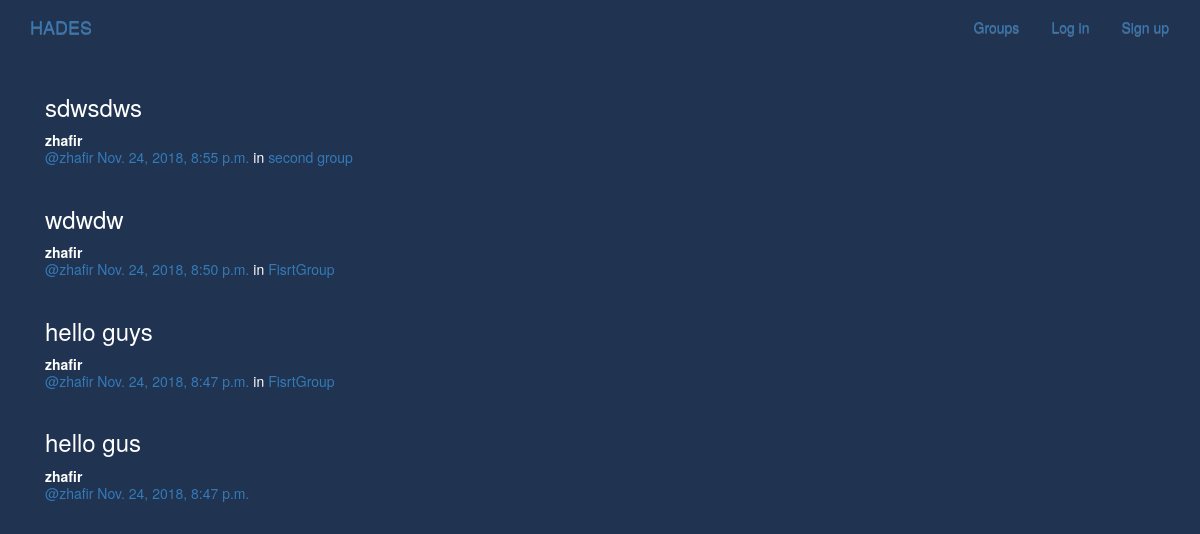
/posts/, run on the app's committed database.
### posts/models.py (models this page shows, shortened)
class Post(models.Model):
    user = models.ForeignKey(User, related_name="posts")
    created_at = models.DateTimeField(auto_now=True)
    message = models.TextField()
    message_html = models.TextField(editable=False)
    group = models.ForeignKey(Group, related_name="posts",null=True, blank=True)
    class Meta:
        ordering = ["-created_at"]
        unique_together = ["user", "message"]

### groups/models.py (models this page shows, shortened)
class Group(models.Model):
    name = models.CharField(max_length=255,unique=True)
    slug = models.SlugField(allow_unicode=True,unique=True)
    description = models.TextField(blank=True,default='')
    description_html = models.TextField(editable=False,default='',blank=True)
    members = models.ManyToManyField(User,through='GroupMember')
    class Meta:
        ordering = ['name']

### posts/views.py (the view)
class PostList(SelectRelatedMixin, generic.ListView):
    model = models.Post
    select_related = ("user", "group")

### posts/templates/posts/post_list.html (shortened to what this page needs)
{% extends "posts/post_base.html" %}
{% block post_content %}
<div class="col-md-8">
	{% for post in post_list %}
  {% include "posts/_post.html" %}
	{% endfor %}
</div>
{% endblock %}

### posts/templates/posts/_post.html (shortened to what this page needs)
<div class="post media">
	<h3>{{ post.message_html|safe }}</h3>
	<div class="media-body">
		<strong>{{ post.user.username }}</strong>
		<h5 class="media-heading">
			<span class="username"><a href="{% url 'posts:for_user' username=post.user.username %}">@{{ post.user.username }}</a></span>
			<time class="time"><a href="{% url 'posts:single' username=post.user.username pk=post.pk %}">{{ post.created_at }}</a></time>
			{% if post.group %}
			<span class="group-name">in <a href="#">{{ post.group.name }}</a></span>
			{% endif %}
		</h5>
	</div>
</div>

### static/blackmilk/css/master.css (style rules this page uses)
body { margin: 0; overflow: hidden; background-color: #203351; color:white; }

### data on the page
Post: message_html "sdwsdws", user.username "zhafir", created_at "Nov. 24, 2018, 8:55 p.m.", group.name "second group"
Post: message_html "wdwdw", user.username "zhafir", created_at "Nov. 24, 2018, 8:50 p.m.", group.name "FisrtGroup"
Post: message_html "hello guys", user.username "zhafir", created_at "Nov. 24, 2018, 8:47 p.m.", group.name "FisrtGroup"
Post: message_html "hello gus", user.username "zhafir", created_at "Nov. 24, 2018, 8:47 p.m."
